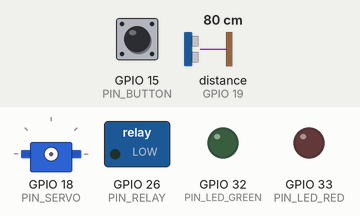
A sketch run on a simulated ESP32. Shown: servo, switched loads named in the sketch (green lamp = pin HIGH), output pins drawn as LEDs (lit = HIGH). Wiring (inferred from the names in the program): ultrasonic range finder: trigger GPIO 5; echo GPIO 19. The test bench sets the inputs (shaded band); at power-on: GPIO 15 (PIN_BUTTON) HIGH, distance to the obstacle (sensor on GPIO 19) 80 cm. The echo pulse lasts 58.3 µs per cm; WiFi joins after 1.5 s; servers stay silent unless stated; web services answer with replies made up by the test bench; pins used as bus, display or sensor lines are not drawn; what the sketch prints to the serial monitor is not drawn.

Above: at 0.0 s.
At 4.6 s:
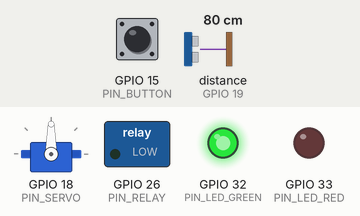
At 5.9 s:
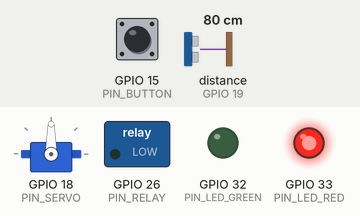
At 7.2 s:
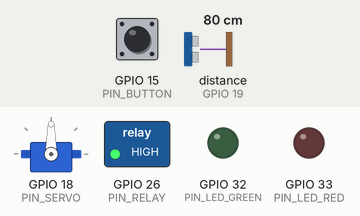
At 8.0 s:
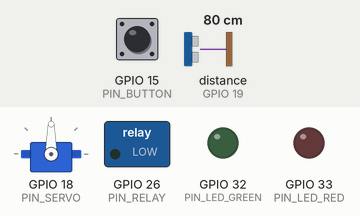
Timing chart, 0 to 9.5 s (numbered marks = the images above):
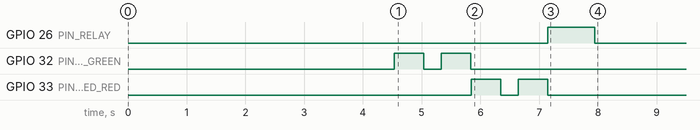

The sketch:

smart_gate_esp32_selftest.ino
```cpp
/*
  ============================================================================
  SMART GATE ESP32 - SELF-TEST FIRMWARE (ตรวจสอบการต่อฮาร์ดแวร์ + แจ้งผลผ่าน Telegram)
  บอร์ด: ESP32 Dev Module

  ทำอะไรบ้าง:
    1. เชื่อมต่อ WiFi
    2. ทดสอบอุปกรณ์แต่ละชิ้นทีละตัว (Servo, LED เขียว, LED แดง, Relay,
       ปุ่มฉุกเฉิน, เซนเซอร์ Ultrasonic)
    3. สรุปผลแล้วส่งแจ้งเตือนไปที่ Telegram ผ่าน Bot
    4. ขึ้นผลทาง Serial Monitor ด้วย (เผื่อเปิดดูสดๆ)

  ข้อจำกัดที่ควรรู้:
    - Servo / LED / Relay เป็นขา OUTPUT อย่างเดียว ไม่มีสายป้อนกลับ (feedback)
      เข้าบอร์ด ซอฟต์แวร์จึงบอกได้แค่ "สั่งงานแล้ว" ไม่สามารถยืนยัน 100% ว่า
      สายต่อถึงจริงหรือเปล่า ต้องดูด้วยตา (ไฟติด/ไม้กั้นขยับ/รีเลย์มีเสียงคลิก)
    - ปุ่มฉุกเฉินอ่านสถานะพิน ณ เวลาที่ทดสอบได้ แต่ไม่ยืนยันว่าสายต่อถูกขาไหม
    - มีแค่เซนเซอร์ Ultrasonic ที่ตรวจสอบการเชื่อมต่อจริงได้แม่นยำ เพราะถ้าไม่ต่อ
      พิน Echo จะไม่มีสัญญาณตอบกลับเลย (timeout ทุกครั้ง)

  ก่อนอัปโหลด:
    1. คัดลอก secrets.example.h เป็น secrets.h ในโฟลเดอร์เดียวกัน
    2. ใส่ค่า WiFi, (ถ้ามี) MQTT, และ TELEGRAM_BOT_TOKEN / TELEGRAM_CHAT_ID
    3. วิธีสร้าง Telegram Bot: คุยกับ @BotFather ใน Telegram พิมพ์ /newbot
       จะได้ Token มา ส่วน Chat ID หาได้จากคุยกับ @userinfobot หรือ
       @RawDataBot แล้วส่งข้อความอะไรก็ได้ไปหาบอทตัวเอง
  ============================================================================
*/

#include <WiFi.h>
#include <WiFiClientSecure.h>
#include <ESP32Servo.h>
#include "secrets.h"

#define PIN_SERVO        18
// กำหนดองศา Servo ไม้กั้น (ปรับทิศทางตามการติดตั้งจริง: 0° = ยกขึ้นเปิดทาง, 90° = ยกลงปิดทาง)
#define SERVO_ANGLE_OPEN    0     // ยกไม้กั้นขึ้น (เปิดทาง)
#define SERVO_ANGLE_CLOSE   90    // ลดไม้กั้นลง (ปิดกั้นทาง)
#define PIN_LED_GREEN    32
#define PIN_LED_RED      33
#define PIN_RELAY        26
#define PIN_BUTTON       15
#define PIN_TRIG         5
#define PIN_ECHO         19

Servo gateServo;
String report = "";

void appendLine(const String& line) {
  Serial.println(line);
  report += line + "\n";
}

long readUltrasonicCm() {
  digitalWrite(PIN_TRIG, LOW);
  delayMicroseconds(2);
  digitalWrite(PIN_TRIG, HIGH);
  delayMicroseconds(10);
  digitalWrite(PIN_TRIG, LOW);
  long duration = pulseIn(PIN_ECHO, HIGH, 25000);
  if (duration == 0) return -1; // ไม่มีสัญญาณตอบกลับ = ไม่ได้ต่อ/เสีย
  return duration * 0.034 / 2;
}

// ====================== ทดสอบ WiFi ======================
bool testWiFi() {
  appendLine("— ทดสอบ WiFi —");
  WiFi.mode(WIFI_STA);
  WiFi.begin(WIFI_SSID, WIFI_PASSWORD);

  unsigned long startAttempt = millis();
  while (WiFi.status() != WL_CONNECTED && millis() - startAttempt < 20000) {
    delay(300);
  }

  if (WiFi.status() == WL_CONNECTED) {
    appendLine("✅ WiFi: เชื่อมต่อสำเร็จ (IP: " + WiFi.localIP().toString() + ", RSSI: " + String(WiFi.RSSI()) + " dBm)");
    return true;
  } else {
    appendLine("❌ WiFi: เชื่อมต่อไม่สำเร็จ (เช็ค SSID/PASSWORD ใน secrets.h)");
    return false;
  }
}

// ====================== ทดสอบ Servo (ไม้กั้น) ======================
void testServo() {
  appendLine("— ทดสอบ Servo ไม้กั้น (GPIO 18) —");
  gateServo.setPeriodHertz(50);
  gateServo.attach(PIN_SERVO, 500, 2400);
  gateServo.write(SERVO_ANGLE_OPEN);
  delay(1000);
  gateServo.write(SERVO_ANGLE_CLOSE);
  delay(1000);
  appendLine("⚙️ Servo: สั่งงานแล้ว (ยกขึ้นแล้วลดกลับลง) — ดูด้วยตาว่าไม้กั้นขยับจริงไหม");
}

// ====================== ทดสอบ LED ======================
void testLed(int pin, const String& name) {
  pinMode(pin, OUTPUT);
  digitalWrite(pin, HIGH);
  delay(500);
  digitalWrite(pin, LOW);
  delay(300);
  digitalWrite(pin, HIGH);
  delay(500);
  digitalWrite(pin, LOW);
  appendLine("💡 " + name + ": สั่งกะพริบแล้ว — ดูด้วยตาว่าไฟติดจริงไหม");
}

// ====================== ทดสอบ Relay ======================
void testRelay() {
  pinMode(PIN_RELAY, OUTPUT);
  digitalWrite(PIN_RELAY, HIGH);
  delay(800);
  digitalWrite(PIN_RELAY, LOW);
  appendLine("🔌 Relay (GPIO 26): สั่งงานแล้ว — ฟังเสียงคลิกหรือดูไฟสถานะบนตัว Relay");
}

// ====================== ทดสอบปุ่มฉุกเฉิน ======================
void testButton() {
  pinMode(PIN_BUTTON, INPUT_PULLUP);
  delay(50);
  int state = digitalRead(PIN_BUTTON);
  if (state == HIGH) {
    appendLine("🔘 ปุ่มฉุกเฉิน (GPIO 15): อ่านค่าได้ปกติ (ไม่ได้กดอยู่ = HIGH)");
  } else {
    appendLine("⚠️ ปุ่มฉุกเฉิน (GPIO 15): อ่านค่าเป็น LOW (กำลังถูกกดอยู่ หรือสายช็อตกับ GND)");
  }
}

// ====================== ทดสอบ Ultrasonic ======================
void testUltrasonic() {
  pinMode(PIN_TRIG, OUTPUT);
  pinMode(PIN_ECHO, INPUT);

  int validReadings = 0;
  long lastDist = -1;
  for (int i = 0; i < 5; i++) {
    long d = readUltrasonicCm();
    if (d > 0) {
      validReadings++;
      lastDist = d;
    }
    delay(100);
  }

  if (validReadings > 0) {
    appendLine("✅ Ultrasonic (Trig 5 / Echo 19): เชื่อมต่อปกติ (ระยะล่าสุด ~" + String(lastDist) + " ซม.)");
  } else {
    appendLine("❌ Ultrasonic (Trig 5 / Echo 19): ไม่พบสัญญาณตอบกลับเลย — ไม่ได้ต่อสาย หรือเสีย");
  }
}

// ====================== ส่งข้อความไปที่ Telegram ======================
void sendTelegram(const String& text) {
  if (WiFi.status() != WL_CONNECTED) {
    Serial.println("⚠️ ส่ง Telegram ไม่ได้ เพราะ WiFi ไม่เชื่อมต่อ");
    return;
  }

  WiFiClientSecure client;
  client.setInsecure();

  if (!client.connect("api.telegram.org", 443)) {
    Serial.println("⚠️ เชื่อมต่อ api.telegram.org ไม่สำเร็จ");
    return;
  }

  String body = "{\"chat_id\":\"" + String(TELEGRAM_CHAT_ID) + "\",\"text\":\"" + text + "\"}";

  String request = "";
  request += "POST /bot" + String(TELEGRAM_BOT_TOKEN) + "/sendMessage HTTP/1.1\r\n";
  request += "Host: api.telegram.org\r\n";
  request += "Content-Type: application/json\r\n";
  request += "Content-Length: " + String(body.length()) + "\r\n";
  request += "Connection: close\r\n\r\n";
  request += body;

  client.print(request);

  unsigned long timeout = millis();
  while (client.connected() && millis() - timeout < 10000) {
    if (client.available()) {
      String line = client.readStringUntil('\n');
      if (line.indexOf("\"ok\":true") >= 0) {
        Serial.println("✅ ส่งแจ้งเตือน Telegram สำเร็จ");
      }
    }
  }
  client.stop();
}

// แปลงอักขระขึ้นบรรทัดใหม่และเครื่องหมายคำพูดให้ปลอดภัยสำหรับ JSON
String escapeForTelegram(const String& input) {
  String out = "";
  for (unsigned int i = 0; i < input.length(); i++) {
    char c = input.charAt(i);
    if (c == '\n') out += "\\n";
    else if (c == '"') out += "\\\"";
    else out += c;
  }
  return out;
}

void setup() {
  Serial.begin(115200);
  delay(1000);

  appendLine("============================================");
  appendLine("🔧 OnePass Smart Gate — ตรวจสอบระบบฮาร์ดแวร์");
  appendLine("============================================");

  bool wifiOk = testWiFi();
  testServo();
  testLed(PIN_LED_GREEN, "LED เขียว (GPIO 32)");
  testLed(PIN_LED_RED, "LED แดง (GPIO 33)");
  testRelay();
  testButton();
  testUltrasonic();

  appendLine("============================================");
  appendLine("ตรวจสอบเสร็จสิ้น");

  if (wifiOk) {
    sendTelegram(escapeForTelegram(report));
  } else {
    Serial.println("ข้ามการส่ง Telegram เพราะ WiFi ไม่เชื่อมต่อ");
  }
}

void loop() {
  // ทดสอบครั้งเดียวตอนบูต ไม่ต้องทำอะไรซ้ำใน loop
}
```

secrets.h
```cpp
#ifndef SECRETS_H
#define SECRETS_H

// ============================================================================
// คัดลอกไฟล์นี้เป็น secrets.h แล้วแก้ไขค่าให้เป็นของจริง
// ============================================================================

// 1. WiFi (ต้องเป็น 2.4GHz เท่านั้น)
const char* WIFI_SSID     = "iPhone";
const char* WIFI_PASSWORD = "12345678kruta";

// 2. Telegram Bot
// วิธีสร้าง: คุยกับ @BotFather ใน Telegram พิมพ์ /newbot จะได้ TOKEN
// วิธีหา Chat ID: คุยกับ @userinfobot หรือ @RawDataBot แล้วส่งข้อความไปหา
const char* TELEGRAM_BOT_TOKEN = "9171059639:AAFnCl0tqD356M2UsY6Q8tVO1vvlnruy4-c";
const char* TELEGRAM_CHAT_ID   = "8527824695";

#endif
```
